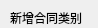
                <widget class="QWidget" name="scrollAreaWidgetContents_7">
                 <property name="geometry">
                  <rect>
                   <x>0</x>
                   <y>0</y>
                   <width>98</width>
                   <height>28</height>
                  </rect>
                 </property>
                 <widget class="QLabel" name="label_73">
                  <property name="geometry">
                   <rect>
                    <x>40</x>
                    <y>50</y>
                    <width>161</width>
                    <height>31</height>
                   </rect>
                  </property>
                  <property name="font">
                   <font>
                    <family>微软雅黑</family>
                    <pointsize>10</pointsize>
                   </font>
                  </property>
                  <property name="text">
                   <string>新增合同类别编号：</string>
                  </property>
                  <property name="alignment">
                   <set>Qt::AlignCenter</set>
                  </property>
                 </widget>
                 <widget class="QLineEdit" name="lineEdit_contractClassId">
                  <property name="geometry">
                   <rect>
                    <x>40</x>
                    <y>90</y>
                    <width>301</width>
                    <height>41</height>
                   </rect>
                  </property>
                  <property name="styleSheet">
                   <string notr="true">background-color: rgba(255, 255, 255, 100);</string>
                  </property>
                  <property name="text">
                   <string/>
                  </property>
                 </widget>
                 <widget class="QLineEdit" name="lineEdit_contractClassName">
                  <property name="geometry">
                   <rect>
                    <x>40</x>
                    <y>220</y>
                    <width>301</width>
                    <height>41</height>
                   </rect>
                  </property>
                  <property name="styleSheet">
                   <string notr="true">background-color: rgba(255, 255, 255, 100);</string>
                  </property>
                  <property name="text">
                   <string/>
                  </property>
                 </widget>
                 <widget class="QLabel" name="label_74">
                  <property name="geometry">
                   <rect>
                    <x>40</x>
                    <y>180</y>
                    <width>161</width>
                    <height>31</height>
                   </rect>
                  </property>
                  <property name="font">
                   <font>
                    <family>微软雅黑</family>
                    <pointsize>10</pointsize>
                   </font>
                  </property>
                  <property name="text">
                   <string>新增合同类别名称：</string>
                  </property>
                  <property name="alignment">
                   <set>Qt::AlignCenter</set>
                  </property>
                 </widget>
                 <widget class="QPushButton" name="pushButton_contractClassAdd">
                  <property name="geometry">
                   <rect>
                    <x>300</x>
                    <y>310</y>
                    <width>121</width>
                    <height>41</height>
                   </rect>
                  </property>
                  <property name="text">
                   <string>新增</string>
                  </property>
                 </widget>
                 <widget class="QLabel" name="label_95">
                  <property name="geometry">
                   <rect>
                    <x>10</x>
                    <y>10</y>
                    <width>91</width>
                    <height>16</height>
                   </rect>
                  </property>
                  <property name="text">
                   <string>新增合同类别</string>
                  </property>
                 </widget>
                </widget>
